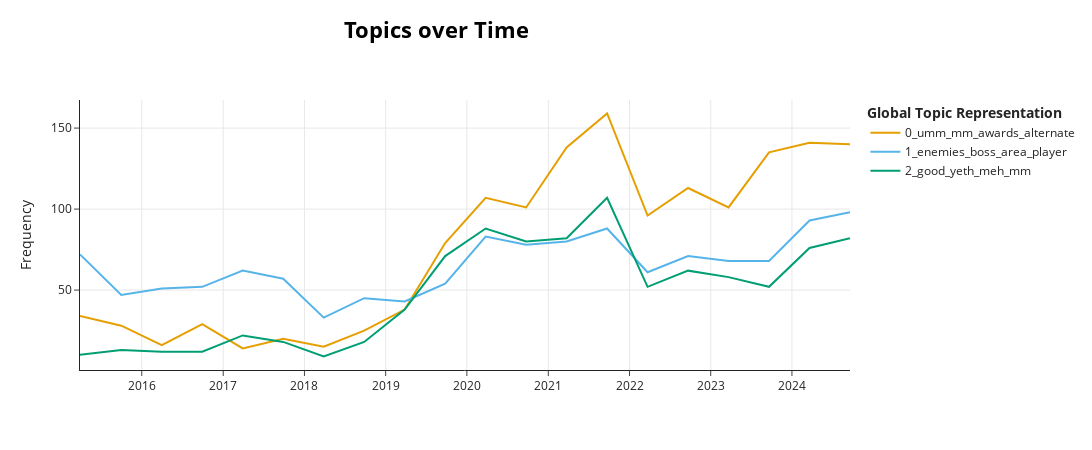

The notebook cell saved with this chart:
### Code cell
topic_model.visualize_topics_over_time(topics_over_time, top_n_topics=3)

### Figure 1 — Plotly figure (JSON) as saved in the notebook; plotly's stock layout.template omitted (floating-point values rounded to 4 significant figures)
{"data": [{"hoverinfo": "text", "hovertext": ["<b>Topic 0</b><br>Words: umm, mm, awards, alternate, serves", "<b>Topic 0</b><br>Words: umm, mm, awards, alternate, serves", "<b>Topic 0</b><br>Words: umm, mm, awards, alternate, serves", "<b>Topic 0</b><br>Words: umm, mm, awards, alternate, serves", "<b>Topic 0</b><br>Words: umm, mm, awards, alternate, serves", "<b>Topic 0</b><br>Words: awards, community, umm, mm, alternate", "<b>Topic 0</b><br>Words: umm, mm, awards, alternate, serves", "<b>Topic 0</b><br>Words: umm, mm, awards, alternate, serves", "<b>Topic 0</b><br>Words: umm, mm, awards, alternate, serves", "<b>Topic 0</b><br>Words: umm, mm, awards, alternate, serves", "<b>Topic 0</b><br>Words: umm, mm, awards, alternate, serves", "<b>Topic 0</b><br>Words: umm, mm, awards, alternate, serves", "<b>Topic 0</b><br>Words: umm, mm, awards, alternate, serves", "<b>Topic 0</b><br>Words: umm, mm, awards, alternate, serves", "<b>Topic 0</b><br>Words: umm, mm, awards, alternate, serves", "<b>Topic 0</b><br>Words: serves, forgot, umm, mm, awards", "<b>Topic 0</b><br>Words: umm, mm, awards, alternate, serves", "<b>Topic 0</b><br>Words: umm, mm, awards, alternate, serves", "<b>Topic 0</b><br>Words: alternate, umm, mm, awards, serves", "<b>Topic 0</b><br>Words: umm, mm, awards, alternate, serves"], "marker": {"color": "#E69F00"}, "mode": "lines", "name": "0_umm_mm_awards_alternate", "type": "scatter", "x": ["2015-03-29T07:51:40.752000", "2015-09-30T21:50:11.400000", "2016-03-30T20:28:43.800000", "2016-09-28T19:07:16.200000", "2017-03-29T17:45:48.600000", "2017-09-27T16:24:21", "2018-03-28T15:02:53.400000", "2018-09-26T13:41:25.800000", "2019-03-27T12:19:58.200000", "2019-09-25T10:58:30.600000", "2020-03-25T09:37:03", "2020-09-23T08:15:35.400000", "2021-03-24T06:54:07.800000", "2021-09-22T05:32:40.200000", "2022-03-23T04:11:12.600000", "2022-09-21T02:49:45", "2023-03-22T01:28:17.400000", "2023-09-20T00:06:49.800000", "2024-03-19T22:45:22.200000", "2024-09-17T21:23:54.600000"], "y": [34, 28, 16, 29, 14, 20, 15, 25, 38, 79, 107, 101, 138, 159, 96, 113, 101, 135, 141, 140]}, {"hoverinfo": "text", "hovertext": ["<b>Topic 1</b><br>Words: dx, new, version, heide, changes", "<b>Topic 1</b><br>Words: das, dsi, players, knights, world", "<b>Topic 1</b><br>Words: havels, katana, ice, chaos, rapier", "<b>Topic 1</b><br>Words: player, enemies, area, system, level", "<b>Topic 1</b><br>Words: player, area, boss, weapon, enemies", "<b>Topic 1</b><br>Words: player, area, enemies, certain, areas", "<b>Topic 1</b><br>Words: enemies, ctrl, player, another, areas", "<b>Topic 1</b><br>Words: player, area, enemies, attack, weapons", "<b>Topic 1</b><br>Words: moonlight, uh, enemies, spotlight, shawty", "<b>Topic 1</b><br>Words: bean, estus, enemies, area, armor", "<b>Topic 1</b><br>Words: enemies, boss, player, area, fight", "<b>Topic 1</b><br>Words: enemies, area, boss, player, th", "<b>Topic 1</b><br>Words: enemies, healing, boss, fight, mechanic", "<b>Topic 1</b><br>Words: area, attack, enemies, boss, attacks", "<b>Topic 1</b><br>Words: area, fight, enemies, often, boss", "<b>Topic 1</b><br>Words: enemies, boss, two, us, player", "<b>Topic 1</b><br>Words: boss, enemies, area, also, stat", "<b>Topic 1</b><br>Words: td, tr, boss, fight, enemies", "<b>Topic 1</b><br>Words: boss, enemies, area, also, bosses", "<b>Topic 1</b><br>Words: enemies, area, boss, damage, also"], "marker": {"color": "#56B4E9"}, "mode": "lines", "name": "1_enemies_boss_area_player", "type": "scatter", "x": ["2015-03-29T07:51:40.752000", "2015-09-30T21:50:11.400000", "2016-03-30T20:28:43.800000", "2016-09-28T19:07:16.200000", "2017-03-29T17:45:48.600000", "2017-09-27T16:24:21", "2018-03-28T15:02:53.400000", "2018-09-26T13:41:25.800000", "2019-03-27T12:19:58.200000", "2019-09-25T10:58:30.600000", "2020-03-25T09:37:03", "2020-09-23T08:15:35.400000", "2021-03-24T06:54:07.800000", "2021-09-22T05:32:40.200000", "2022-03-23T04:11:12.600000", "2022-09-21T02:49:45", "2023-03-22T01:28:17.400000", "2023-09-20T00:06:49.800000", "2024-03-19T22:45:22.200000", "2024-09-17T21:23:54.600000"], "y": [72, 47, 51, 52, 62, 57, 33, 45, 43, 54, 83, 78, 80, 88, 61, 71, 68, 68, 93, 98]}, {"hoverinfo": "text", "hovertext": ["<b>Topic 2</b><br>Words: good, yeth, meh, mm, ahh", "<b>Topic 2</b><br>Words: good, yeth, meh, mm, ahh", "<b>Topic 2</b><br>Words: good, yeth, meh, mm, ahh", "<b>Topic 2</b><br>Words: good, yeth, meh, mm, ahh", "<b>Topic 2</b><br>Words: good, yeth, meh, mm, ahh", "<b>Topic 2</b><br>Words: good, yeth, meh, mm, ahh", "<b>Topic 2</b><br>Words: good, yeth, meh, mm, ahh", "<b>Topic 2</b><br>Words: good, yeth, meh, mm, ahh", "<b>Topic 2</b><br>Words: good, yeth, meh, mm, ahh", "<b>Topic 2</b><br>Words: good, yeth, meh, mm, ahh", "<b>Topic 2</b><br>Words: good, mm, lol, yeth, meh", "<b>Topic 2</b><br>Words: good, yeth, meh, mm, ahh", "<b>Topic 2</b><br>Words: good, thats, yeth, meh, mm", "<b>Topic 2</b><br>Words: good, yeth, meh, mm, ahh", "<b>Topic 2</b><br>Words: good, ahh, meh, please, yeth", "<b>Topic 2</b><br>Words: good, yeth, meh, mm, ahh", "<b>Topic 2</b><br>Words: good, uh, meh, yeth, ii", "<b>Topic 2</b><br>Words: good, af, yeth, meh, mm", "<b>Topic 2</b><br>Words: good, yeth, meh, mm, ahh", "<b>Topic 2</b><br>Words: good, yeth, meh, mm, ahh"], "marker": {"color": "#009E73"}, "mode": "lines", "name": "2_good_yeth_meh_mm", "type": "scatter", "x": ["2015-03-29T07:51:40.752000", "2015-09-30T21:50:11.400000", "2016-03-30T20:28:43.800000", "2016-09-28T19:07:16.200000", "2017-03-29T17:45:48.600000", "2017-09-27T16:24:21", "2018-03-28T15:02:53.400000", "2018-09-26T13:41:25.800000", "2019-03-27T12:19:58.200000", "2019-09-25T10:58:30.600000", "2020-03-25T09:37:03", "2020-09-23T08:15:35.400000", "2021-03-24T06:54:07.800000", "2021-09-22T05:32:40.200000", "2022-03-23T04:11:12.600000", "2022-09-21T02:49:45", "2023-03-22T01:28:17.400000", "2023-09-20T00:06:49.800000", "2024-03-19T22:45:22.200000", "2024-09-17T21:23:54.600000"], "y": [10, 13, 12, 12, 22, 18, 9, 18, 38, 71, 88, 80, 82, 107, 52, 62, 58, 52, 76, 82]}], "layout": {"height": 450, "hoverlabel": {"bgcolor": "white", "font": {"family": "Rockwell", "size": 16}}, "legend": {"title": {"text": "<b>Global Topic Representation"}}, "title": {"font": {"color": "Black", "size": 22}, "text": "<b>Topics over Time</b>", "x": 0.4, "xanchor": "center", "y": 0.95, "yanchor": "top"}, "width": 1250, "xaxis": {"showgrid": true}, "yaxis": {"showgrid": true, "title": {"text": "Frequency"}}}}
